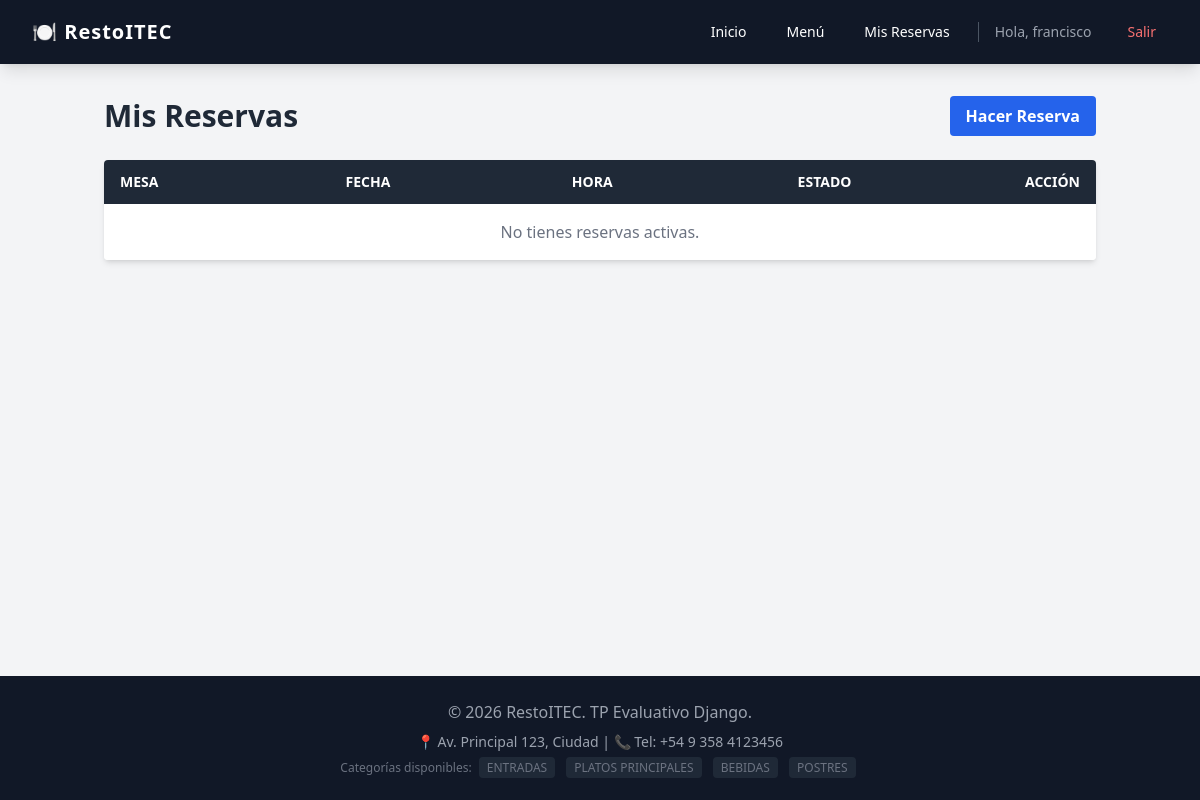
The page /mis-reservas/ (signed in) on the database as committed earlier.
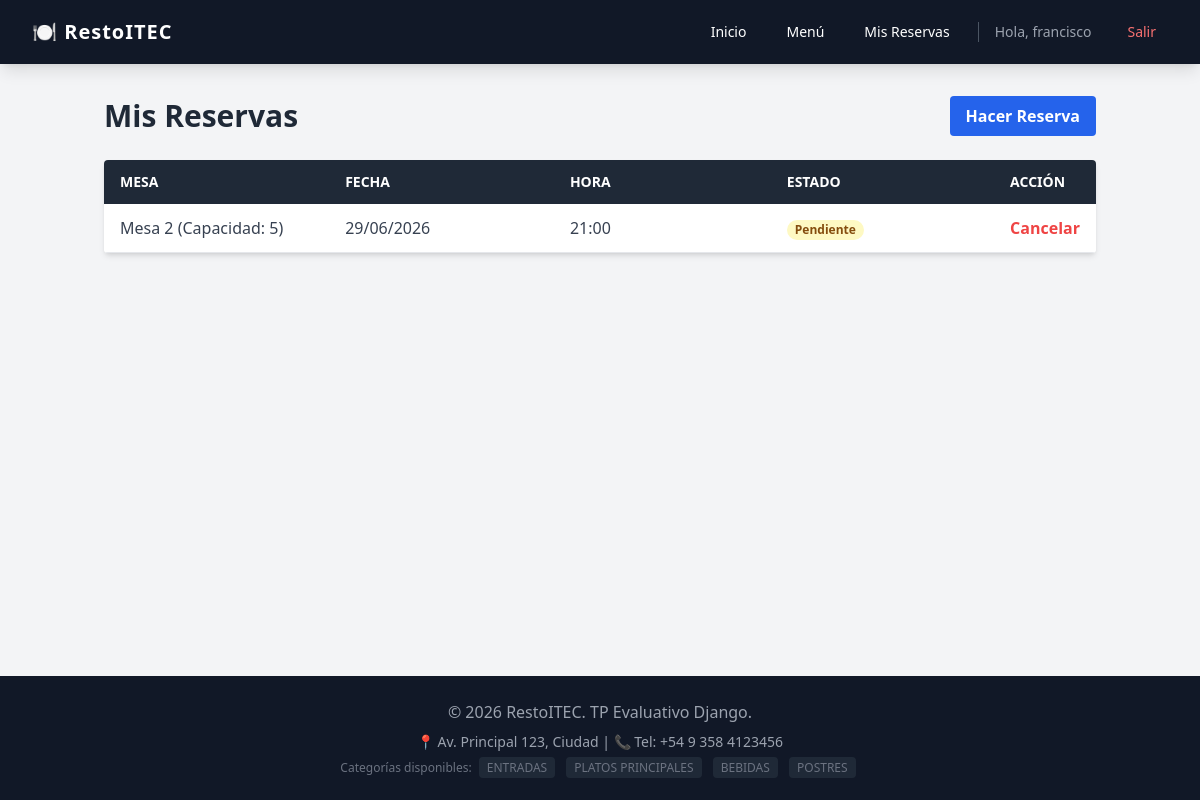
The same page on the database as committed later.
### core/models.py (models this page shows, shortened)
class Categoria(models.Model):
    nombre = models.CharField(max_length=100)

class Reserva(models.Model):
    ESTADOS = [
        ('Pendiente', 'Pendiente'),
        ('Confirmada', 'Confirmada'),
        ('Cancelada', 'Cancelada'),
    ]
    usuario = models.ForeignKey(settings.AUTH_USER_MODEL, on_delete=models.CASCADE, related_name='reservas')
    mesa = models.ForeignKey(Mesa, on_delete=models.CASCADE)
    fecha = models.DateField()
    hora = models.TimeField()
    estado = models.CharField(max_length=20, choices=ESTADOS, default='Pendiente')

class Mesa(models.Model):
    numero = models.IntegerField(unique=True)
    capacidad = models.IntegerField()
    def __str__(self):
        return f"Mesa {self.numero} (Capacidad: {self.capacidad})"

### core/views.py (the view)
# urls.py: path('mis-reservas/', ReservaListView.as_view(), name='reserva_list'),
class ReservaListView(LoginRequiredMixin, ListView):
    model = Reserva
    template_name = 'core/reserva_list.html'
    context_object_name = 'reservas'
    def get_queryset(self):
        return Reserva.objects.filter(usuario=self.request.user).order_by('-fecha', '-hora')

### core/context_processors.py (called while the page is built)
def restaurante_context(request):
    return {
        'categorias_globales': Categoria.objects.all(),
        'telefono_contacto': '+54 9 358 4123456',
        'direccion_resto': 'Av. Principal 123, Ciudad',
    }

### templates/core/reserva_list.html (shortened to what this page needs)
{% extends 'base.html' %}
{% block content %}
<div class="flex justify-between items-center mb-6">
    <h1 class="text-3xl font-bold text-gray-800">Mis Reservas</h1>
    <a href="{% url 'core:reserva_create' %}"
        class="bg-blue-600 hover:bg-blue-700 text-white font-bold py-2 px-4 rounded">
        Hacer Reserva
    </a>
</div>
<div class="bg-white shadow-md rounded my-6 overflow-x-auto">
    <table class="min-w-full bg-white">
        <thead class="bg-gray-800 text-white">
            <tr>
                <th class="w-1/4 text-left py-3 px-4 uppercase font-semibold text-sm">Mesa</th>
                <th class="w-1/4 text-left py-3 px-4 uppercase font-semibold text-sm">Fecha</th>
                <th class="w-1/4 text-left py-3 px-4 uppercase font-semibold text-sm">Hora</th>
                <th class="w-1/4 text-left py-3 px-4 uppercase font-semibold text-sm">Estado</th>
                <th class="w-1/4 text-left py-3 px-4 uppercase font-semibold text-sm">Acción</th>
            </tr>
        </thead>
        <tbody class="text-gray-700">
            {% for reserva in reservas %}
            <tr class="border-b hover:bg-gray-50">
                <td class="w-1/4 py-3 px-4">{{ reserva.mesa }}</td>
                <td class="w-1/4 py-3 px-4">{{ reserva.fecha|date:"d/m/Y" }}</td>
                <td class="w-1/4 py-3 px-4">{{ reserva.hora|time:"H:i" }}</td>
                <td class="w-1/4 py-3 px-4">
                    <span class="px-2 inline-flex text-xs leading-5 font-semibold rounded-full
                        {% if reserva.estado == 'Confirmada' %} bg-green-100 text-green-800
                        {% elif reserva.estado == 'Pendiente' %} bg-yellow-100 text-yellow-800
                        {% else %} bg-red-100 text-red-800 {% endif %}">
                        {{ reserva.estado }}
                    </span>
                </td>
                <td class="w-1/4 py-3 px-4">
                    <a href="{% url 'core:reserva_delete' reserva.pk %}"
                        class="text-red-500 hover:text-red-700 font-bold">Cancelar</a>
                </td>
            </tr>
            {% empty %}
            <tr>
                <td colspan="5" class="py-4 text-center text-gray-500">No tienes reservas activas.</td>
            </tr>
            {% endfor %}
        </tbody>
    </table>
</div>
{% endblock %}

### templates/base.html (shortened to what this page needs)
<!DOCTYPE html>
<html lang="es">
<head>
    <script src="https://cdn.tailwindcss.com"></script>
</head>
<body class="bg-gray-100 flex flex-col min-h-screen">
    <nav class="bg-gray-900 text-white shadow-lg">
        <div class="max-w-7xl mx-auto px-4 sm:px-6 lg:px-8">
            <div class="flex items-center justify-between h-16">
                <div class="flex items-center">
                    <a href="/" class="text-xl font-bold tracking-wider">🍽️ RestoITEC</a>
                </div>
                <div class="flex items-center space-x-4">
                    <a href="/" class="hover:bg-gray-700 px-3 py-2 rounded-md text-sm font-medium">Inicio</a>
                    {% if user.is_authenticated %}
                    <a href="{% url 'core:plato_list' %}"
                        class="hover:bg-gray-700 px-3 py-2 rounded-md text-sm font-medium">Menú</a>
                    <a href="{% url 'core:reserva_list' %}"
                        class="hover:bg-gray-700 px-3 py-2 rounded-md text-sm font-medium">Mis Reservas</a>
                    <span class="text-gray-400 text-sm ml-4 border-l border-gray-600 pl-4">
                        Hola, {{ user.username }}
                    </span>
                    <form method="post" action="{% url 'logout' %}" class="inline">
                        <button type="submit"
                            class="hover:bg-red-700 text-red-400 hover:text-white px-3 py-2 rounded-md text-sm font-medium transition ml-2">
                            Salir
                        </button>
                    </form>
                    {% else %}
                    <a href="{% url 'login' %}"
                        class="bg-blue-600 hover:bg-blue-700 px-3 py-2 rounded-md text-sm font-medium">Iniciar
                        Sesión</a>
                    <a href="{% url 'registro' %}"
                        class="bg-green-600 hover:bg-green-700 px-3 py-2 rounded-md text-sm font-medium">Registrarse</a>
                    {% endif %}
                </div>
            </div>
    </nav>
    <main class="flex-grow container mx-auto px-4 py-8">
        {% block content %}
        {% endblock %}
    </main>
    <footer class="bg-gray-900 text-gray-400 py-6 text-center mt-auto">
        <p class="mb-2">&copy; 2026 RestoITEC. TP Evaluativo Django.</p>
        <p class="text-sm">📍 {{ direccion_resto }} | 📞 Tel: {{ telefono_contacto }}</p>
        <div class="mt-2 text-xs text-gray-500">
            Categorías disponibles:
            {% for cat in categorias_globales %}
            <span class="mx-1 bg-gray-800 px-2 py-0.5 rounded">{{ cat.nombre }}</span>
            {% empty %}
            <span>Ninguna creada aún</span>
            {% endfor %}
        </div>
    </footer>
</body>
</html>

Rows that differ between the two databases and show on the page:
added Reserva: mesa "Mesa 2 (Capacidad: 5)", fecha "29/06/2026", hora "21:00", estado "Pendiente"
Other text that changed with them:
text no longer shown: "No tienes reservas activas."
